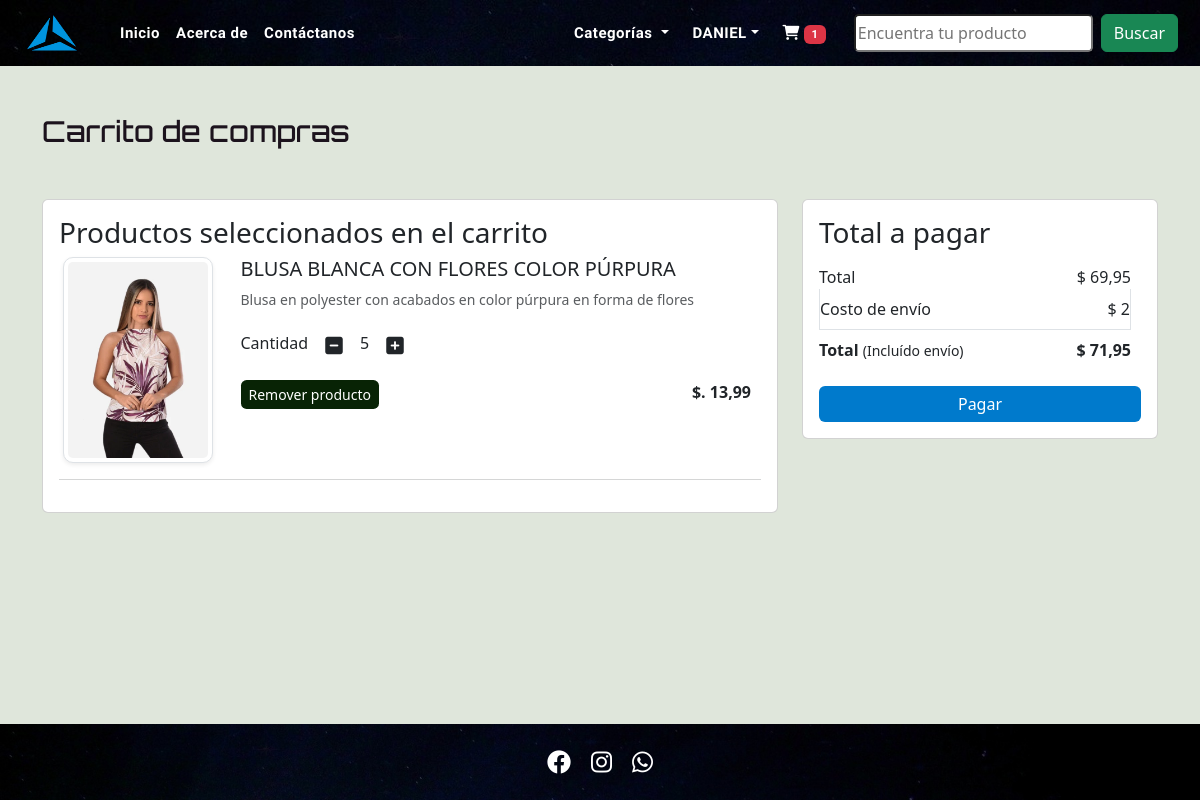
The app's page /cart/ (signed in) with its own data.
### app/models.py (models this page shows, shortened)
class Cart(models.Model):
    user = models.ForeignKey(User,on_delete=models.CASCADE)
    product = models.ForeignKey(Product,on_delete=models.CASCADE)
    cantidad = models.PositiveIntegerField(default=1)
    class Meta:
        verbose_name_plural = "Carrito de compras"

class Product(models.Model):
    titulo_producto = models.CharField(max_length=100)
    precio_venta = models.FloatField()
    precio_con_descuento = models.FloatField()
    descripcion = models.TextField()
    referencia = models.TextField(default='')
    pais_origen = models.CharField(choices=COUNTRY_CHOICES, max_length=60)
    categoria = models.CharField(choices=CATEGORY_CHOICES, max_length=2)
    imagen_producto = models.ImageField(upload_to='product')
    class Meta:
        verbose_name_plural = "Productos"

### app/views.py (the view)
# urls.py: path('cart/', views.show_cart,name='showcart'),
@login_required
def show_cart(request):
    user = request.user
    cart = Cart.objects.filter(user=user)
    amount = 0
    for p in cart:
        value = p.cantidad * p.product.precio_con_descuento
        amount = amount + value
    totalamount = amount + 2
    totalitem = 0
    wishitem = 0
    if request.user.is_authenticated:
        totalitem = len(Cart.objects.filter(user=request.user))
        wishitem = len(Wishlist.objects.filter(user=request.user))
    return render(request, 'app/addtocart.html',locals())

### app/templates/app/addtocart.html (shortened to what this page needs)
{% extends 'app/base.html' %}
{% load static %}
{% block main-content %}
<div class="container my-5">
    <div class="row">
        {% if cart %}
        <h1 class="titulo-carrito">Carrito de compras</h1>
        <div class="col-sm-8">
            <div class="card">
                <div class="card-body">
                    <h3>Productos seleccionados en el carrito</h3>
                    {% for item in cart %}
                    <div class="row">
                        <div class="col-sm-3 text-center align-self-center">
                            <img src="{{item.product.imagen_producto.url}}" alt=""  srcset="" class="img-fluid img-thumbnail shadow-sm" height="150" width="150">
                        </div>
                        <div class="col-sm-9">
                            <div>
                                <h5>{{item.product.titulo_producto}}</h5>
                                <p class="mb-2 text-muted small">{{item.product.descripcion}}</p>
                                <div class="my-3">
                                    <label id="cantidad" for="cantidad">Cantidad</label>
                                    <a class="minus-cart btn" pid={{item.product.id}}><i class="fas fa-minus-square fa-lg"></i></a>
                                    <span id="cantidad">{{item.cantidad}}</span>
                                    <a class="plus-cart btn" pid={{item.product.id}}><i class="fas fa-plus-square fa-lg"></i></a>
                                </div>
                                <div class="d-flex justify-content-between">
                                    <a href="#" class="remove-cart btn btn-sm btn-secondary mr-3" pid={{item.product.id}}>Remover producto</a>
                                    <p class="mb-0"><span><strong>$. {{item.product.precio_con_descuento}}</strong></span></p>
                                </div>
                            </div>
                        </div>
                    </div>
                    <hr class="text-muted">
                    {% endfor %}
                </div>
            </div>
        </div>
        <div class="col-sm-4">
            <div class="card">
                <div class="card-body">
                    <h3>Total a pagar</h3>
                    <ul class="list-group" >
                        <li  class="list-group-item d-flex justify-content-between align-items-center border-0 px-0 pb-0">Total<span id="amount">$ {{amount}}</span></li>
                        <li class="list-group-item d-flex justify-content-between align-items-center px-0">Costo de envío<span>$ 2</span></li>
                        <li class="list-group-item d-flex justify-content-between align-items-center border-0 px-0 mb-3">
                            <div>
                                <strong>Total</strong> <small>(Incluído envío)</small>
                            </div>
                            <span id="totalamount"><strong>$ {{totalamount}}</strong></span>
                        </li>
                    </ul>
                    <div class="d-grid"><a href="{% url 'checkout' %}" class="btn btn-primary" id="btn-pagar">Pagar</a></div>
                </div>
            </div>
        </div>
        {% else %}
        <h1 class="text-center mb-5" id="texto-carrito-vacio">El carrito de compras está vacío</h1>
    {% endif %}
    </div>
</div>
{% endblock main-content %}

### app/templates/app/base.html (shortened to what this page needs)
<!DOCTYPE html>
{% load static %}
<html lang="en">
<head>
    <link href="https://cdn.jsdelivr.net/npm/bootstrap@5.3.2/dist/css/bootstrap.min.css" rel="stylesheet">
    <link href="https://cdnjs.cloudflare.com/ajax/libs/select2/4.0.13/css/select2.min.css" rel="stylesheet" />
    <link rel="stylesheet" href="https://cdnjs.cloudflare.com/ajax/libs/font-awesome/6.0.0/css/all.min.css"
>
    <link rel="stylesheet" href="{% static 'app/css/owl.carousel.min.css' %}">
    <link rel="stylesheet" href="{% static 'src/bundle.css' %}">
    <link rel="stylesheet" href="{% static 'app/css/styles.css' %}">
</head>
<body class="dark">
    <nav class="navbar navbar-expand-lg navbar-dark" id='navbar'>
        <div class="container-fluid">
            <a href="/">
                <img src="{% static 'assets/images/icons/logolili.png' %}" width='60' height='50'>
            </a>
            <div class="collapse navbar-collapse" id="navbarSupportedContent">
                <ul class="navbar-nav me-auto mb-2 mb-lg-0 pc-only">
                    <li class="nav-item">
                        <a class="nav-link active" aria-current="page" href="/">Inicio</a>
                    </li>
                    <li class="nav-item">
                        <a class="nav-link active" href="{% url 'about' %}">Acerca de</a>
                    </li>
                    <li class="nav-item">
                        <a class="nav-link active" href="{% url 'contact' %}">Contáctanos</a>
                    </li>
                </ul>
                <ul class="navbar-nav">
                    <li class="nav-item dropdown">
                        <a class="nav-link dropdown-toggle active" href="#" role="button" data-bs-toggle="dropdown" aria-expanded="false">
                            Categorías
                        </a>
                    </li>
                    <li class="nav-item dropdown mx-2">
                        {% if request.user.is_authenticated %}
                        <a class="nav-link dropdown-toggle active" href="#" id="profileDropdown" role="button" data-bs-toggle="dropdown" aria-expanded="false">{{user|upper}}</a>
                    </li>
                    <li class="nav-item">
                        <a href="{% url 'showcart' %}" class="nav-link active">
                            <i class="fas fa-shopping-cart"></i>
                            <span class="badge bg-danger">{% if totalitem > 0 %}{{totalitem}}{% endif %}</span>
                        </a>
                    </li>
                </ul>
                <form class="d-flex" role="search" action="/search">
                    <input class="form-control-1 me-2" type="search" placeholder="Encuentra tu producto" name="search" aria-label="Search">
                    <button class="btn btn-outline-success active" type="submit">Buscar</button>
                </form>
                {% endif %}
            </div>
        </div>
    </nav>
      {% block main-content %} {% endblock main-content %}
        <footer class="footer">
            <div class="social-icons">
                <a href="https://www.facebook.com/profile.php?id=100060375376089" class="icon" target="_blank"><i class="fab fa-facebook"></i></a>
                <a href="https://www.instagram.com/_astralshopp/" class="icon" target="_blank"><i class="fab fa-instagram"></i></a>
                <a href="https://api.whatsapp.com/send?phone=573017753925" class="icon" target="_blank"><i class="fab fa-whatsapp"></i></a>
            </div>
        </footer>
</body>
</html>

### records on screen
Cart: product.imagen_producto (picture), product.titulo_producto "BLUSA BLANCA CON FLORES COLOR PÚRPURA", product.descripcion "Blusa en polyester con acabados en color púrpura en forma de flores", cantidad "5", product.precio_con_descuento "13,99"

### other values on screen
{{ user|upper }} "DANIEL"
{{ totalitem }} "1"
{{ amount }} "69,95"
{{ totalamount }} "71,95"
